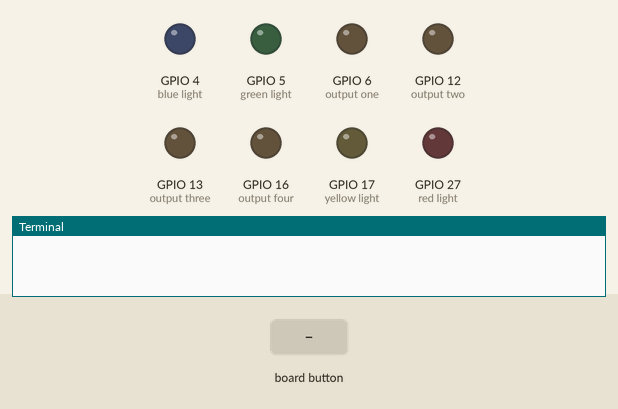
Recording of a program running on a simulated Raspberry Pi (BCM pin numbers) with an Explorer HAT. Shown: output pins drawn as LEDs (lit = HIGH), the last lines printed to the terminal. The inputs (shaded band) are chosen by the test bench.

Above: at 1.2 s.
1.3 s: button 1 pressed
At 1.37 s:
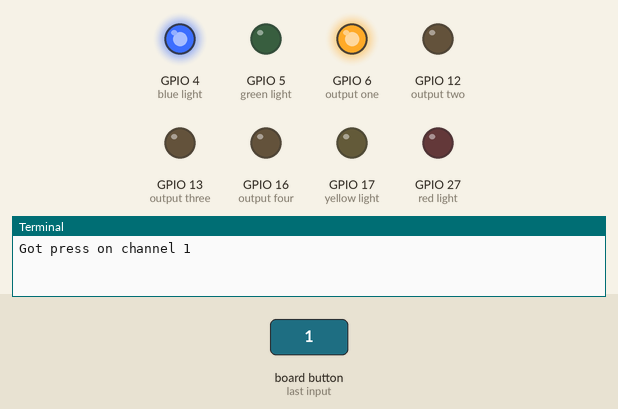
2.9 s: button 2 pressed
At 2.97 s:
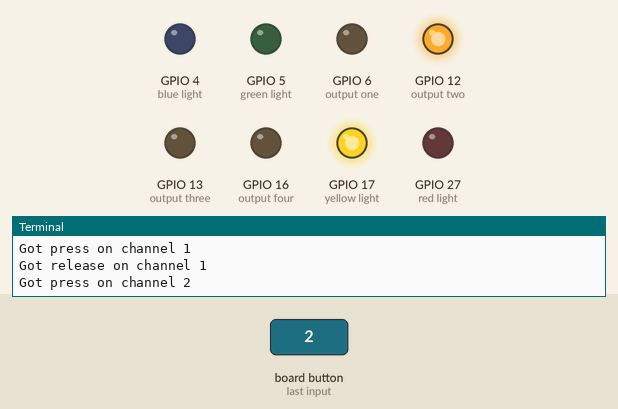
4.5 s: button 3 pressed
At 4.57 s:
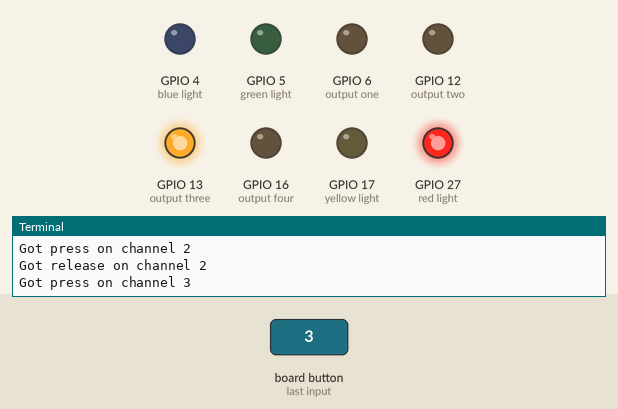
6.1 s: button 4 pressed
At 6.17 s:
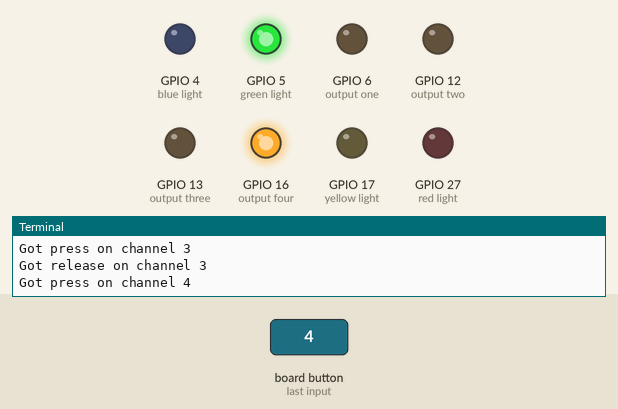
Timing chart, 0 to 8.7 s (numbered marks = the images above; inputs shaded):
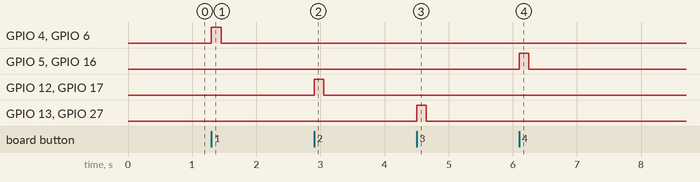

The program:

touch-to-output.py
```python
import explorerhat
import signal

def toggle_output(channel, event):
    print("Got {} on channel {}".format(event, channel))
    if channel < 5:
        explorerhat.light[channel-1].write(event=='press')
        explorerhat.output[channel-1].write(event=='press')

explorerhat.touch.pressed(toggle_output)
explorerhat.touch.released(toggle_output)

signal.pause()
```

Measured:
- after the input at 1.3 s, GPIO 4 (blue light), GPIO 6 (output one): LOW → HIGH at once, → LOW 0.15 s later
- after the input at 2.9 s, GPIO 12 (output two), GPIO 17 (yellow light): LOW → HIGH at once, → LOW 0.15 s later
- after the input at 4.5 s, GPIO 13 (output three), GPIO 27 (red light): LOW → HIGH at once, → LOW 0.15 s later
- after the input at 6.1 s, GPIO 5 (green light), GPIO 16 (output four): LOW → HIGH at once, → LOW 0.15 s later
